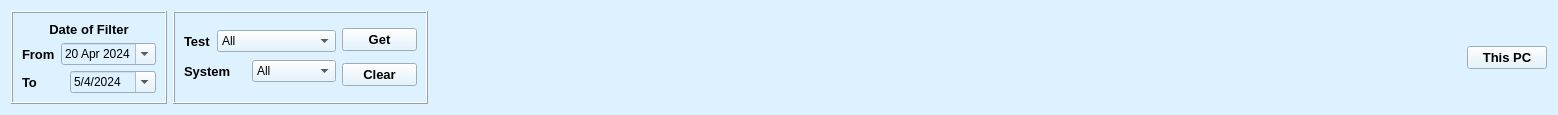
         <widget class="QWidget" name="Reports_Parameters">
          <property name="styleSheet">
           <string notr="true">background-color: rgb(221, 241, 255);</string>
          </property>
          <layout class="QGridLayout" name="gridLayout_87">
           <item row="0" column="0">
            <layout class="QGridLayout" name="gridLayout_86">
             <item row="0" column="0">
              <widget class="QFrame" name="frame_Rep_Date">
               <property name="frameShape">
                <enum>QFrame::Box</enum>
               </property>
               <property name="frameShadow">
                <enum>QFrame::Raised</enum>
               </property>
               <layout class="QGridLayout" name="gridLayout_77">
                <item row="0" column="0">
                 <layout class="QGridLayout" name="gridLayout_76">
                  <item row="0" column="0">
                   <widget class="QLabel" name="label_22">
                    <property name="font">
                     <font>
                      <family>Arial</family>
                      <pointsize>10</pointsize>
                      <weight>75</weight>
                      <bold>true</bold>
                     </font>
                    </property>
                    <property name="text">
                     <string>Date of Filter</string>
                    </property>
                    <property name="alignment">
                     <set>Qt::AlignCenter</set>
                    </property>
                   </widget>
                  </item>
                  <item row="1" column="0">
                   <layout class="QGridLayout" name="gridLayout_74">
                    <item row="0" column="0">
                     <widget class="QLabel" name="label_23">
                      <property name="font">
                       <font>
                        <family>Arial</family>
                        <pointsize>10</pointsize>
                        <weight>75</weight>
                        <bold>true</bold>
                       </font>
                      </property>
                      <property name="text">
                       <string>From</string>
                      </property>
                     </widget>
                    </item>
                    <item row="0" column="1">
                     <widget class="QDateEdit" name="dateEdit_From">
                      <property name="dateTime">
                       <datetime>
                        <hour>0</hour>
                        <minute>0</minute>
                        <second>0</second>
                        <year>2024</year>
                        <month>4</month>
                        <day>20</day>
                       </datetime>
                      </property>
                      <property name="currentSection">
                       <enum>QDateTimeEdit::YearSection</enum>
                      </property>
                      <property name="calendarPopup">
                       <bool>true</bool>
                      </property>
                     </widget>
                    </item>
                   </layout>
                  </item>
                  <item row="2" column="0">
                   <layout class="QGridLayout" name="gridLayout_75">
                    <item row="0" column="0">
                     <widget class="QLabel" name="label_24">
                      <property name="font">
                       <font>
                        <family>Arial</family>
                        <pointsize>10</pointsize>
                        <weight>75</weight>
                        <bold>true</bold>
                       </font>
                      </property>
                      <property name="text">
                       <string>To</string>
                      </property>
                     </widget>
                    </item>
                    <item row="0" column="1">
                     <widget class="QDateEdit" name="dateEdit_To">
                      <property name="dateTime">
                       <datetime>
                        <hour>0</hour>
                        <minute>0</minute>
                        <second>0</second>
                        <year>2024</year>
                        <month>5</month>
                        <day>4</day>
                       </datetime>
                      </property>
                      <property name="maximumDateTime">
                       <datetime>
                        <hour>23</hour>
                        <minute>59</minute>
                        <second>59</second>
                        <year>9999</year>
                        <month>11</month>
                        <day>30</day>
                       </datetime>
                      </property>
                      <property name="currentSection">
                       <enum>QDateTimeEdit::MonthSection</enum>
                      </property>
                      <property name="displayFormat">
                       <string>M/d/yyyy</string>
                      </property>
                      <property name="calendarPopup">
                       <bool>true</bool>
                      </property>
                     </widget>
                    </item>
                   </layout>
                  </item>
                 </layout>
                </item>
               </layout>
              </widget>
             </item>
             <item row="0" column="1">
              <widget class="QFrame" name="frame_Rep_Type">
               <property name="frameShape">
                <enum>QFrame::Box</enum>
               </property>
               <property name="frameShadow">
                <enum>QFrame::Raised</enum>
               </property>
               <layout class="QGridLayout" name="gridLayout_81">
                <item row="1" column="1">
                 <widget class="QPushButton" name="Reports_PB_Clear">
                  <property name="maximumSize">
                   <size>
                    <width>75</width>
                    <height>16777215</height>
                   </size>
                  </property>
                  <property name="font">
                   <font>
                    <family>Arial</family>
                    <pointsize>10</pointsize>
                    <weight>75</weight>
                    <bold>true</bold>
                   </font>
                  </property>
                  <property name="toolTip">
                   <string>Clear</string>
                  </property>
                  <property name="text">
                   <string>Clear</string>
                  </property>
                  <property name="icon">
                   <iconset>
                    <normaloff>Resources/clear.png</normaloff>Resources/clear.png</iconset>
                  </property>
                  <property name="iconSize">
                   <size>
                    <width>23</width>
                    <height>38</height>
                   </size>
                  </property>
                 </widget>
                </item>
                <item row="0" column="1">
                 <widget class="QPushButton" name="Reports_PB_Get">
                  <property name="minimumSize">
                   <size>
                    <width>50</width>
                    <height>0</height>
                   </size>
                  </property>
                  <property name="maximumSize">
                   <size>
                    <width>75</width>
                    <height>16777215</height>
                   </size>
                  </property>
                  <property name="font">
                   <font>
                    <family>Arial</family>
                    <pointsize>10</pointsize>
                    <weight>75</weight>
                    <bold>true</bold>
                   </font>
                  </property>
                  <property name="toolTip">
                   <string>Get</string>
                  </property>
                  <property name="text">
                   <string>Get</string>
                  </property>
                  <property name="icon">
                   <iconset>
                    <normaloff>Resources/db.png</normaloff>Resources/db.png</iconset>
                  </property>
                  <property name="iconSize">
                   <size>
                    <width>34</width>
                    <height>40</height>
                   </size>
                  </property>
                 </widget>
                </item>
                <item row="0" column="0" rowspan="2">
                 <layout class="QGridLayout" name="gridLayout_80">
                  <item row="1" column="0">
                   <layout class="QGridLayout" name="gridLayout_79">
                    <item row="0" column="0">
                     <widget class="QLabel" name="label_26">
                      <property name="font">
                       <font>
                        <family>Arial</family>
                        <pointsize>10</pointsize>
                        <weight>75</weight>
                        <bold>true</bold>
                       </font>
                      </property>
                      <property name="text">
                       <string>System</string>
                      </property>
                     </widget>
                    </item>
                    <item row="0" column="1">
                     <widget class="QComboBox" name="Reports_System">
                      <item>
                       <property name="text">
                        <string>All</string>
                       </property>
                      </item>
                      <item>
                       <property name="text">
                        <string>ESM</string>
                       </property>
                      </item>
                      <item>
                       <property name="text">
                        <string>RFPS</string>
                       </property>
                      </item>
                      <item>
                       <property name="text">
                        <string>WARNER</string>
                       </property>
                      </item>
                      <item>
                       <property name="text">
                        <string>RWR</string>
                       </property>
                      </item>
                     </widget>
                    </item>
                   </layout>
                  </item>
                  <item row="0" column="0">
                   <layout class="QGridLayout" name="gridLayout_78">
                    <item row="0" column="1" alignment="Qt::AlignLeft">
                     <widget class="QComboBox" name="Reports_Test">
                      <item>
                       <property name="text">
                        <string>All</string>
                       </property>
                      </item>
                      <item>
                       <property name="text">
                        <string>Frequency Test</string>
                       </property>
                      </item>
                      <item>
                       <property name="text">
                        <string>PulseWidth Test</string>
                       </property>
                      </item>
                      <item>
                       <property name="text">
                        <string>PRI Test</string>
                       </property>
                      </item>
                      <item>
                       <property name="text">
                        <string>Amplitude Test</string>
                       </property>
                      </item>
                      <item>
                       <property name="text">
                        <string>DOA Test</string>
                       </property>
                      </item>
                      <item>
                       <property name="text">
                        <string>Sensitivity Test</string>
                       </property>
                      </item>
                     </widget>
                    </item>
                    <item row="0" column="0" alignment="Qt::AlignRight">
                     <widget class="QLabel" name="label_25">
                      <property name="font">
                       <font>
                        <family>Arial</family>
                        <pointsize>10</pointsize>
                        <weight>75</weight>
                        <bold>true</bold>
                       </font>
                      </property>
                      <property name="text">
                       <string>Test</string>
                      </property>
                     </widget>
                    </item>
                   </layout>
                  </item>
                 </layout>
                </item>
               </layout>
              </widget>
             </item>
            </layout>
           </item>
           <item row="0" column="2">
            <spacer name="horizontalSpacer_6">
             <property name="orientation">
              <enum>Qt::Horizontal</enum>
             </property>
             <property name="sizeHint" stdset="0">
              <size>
               <width>1033</width>
               <height>20</height>
              </size>
             </property>
            </spacer>
           </item>
           <item row="0" column="3">
            <widget class="QPushButton" name="Reports_PB_PC">
             <property name="font">
              <font>
               <family>Arial</family>
               <pointsize>10</pointsize>
               <weight>75</weight>
               <bold>true</bold>
              </font>
             </property>
             <property name="toolTip">
              <string>PC</string>
             </property>
             <property name="text">
              <string>This PC</string>
             </property>
            </widget>
           </item>
          </layout>
         </widget>
